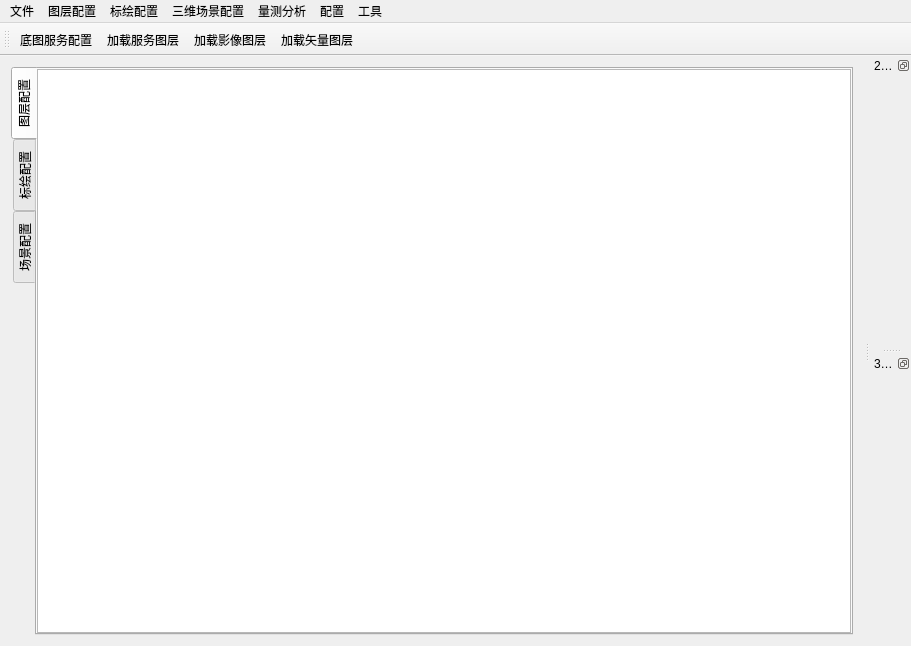
<?xml version="1.0" encoding="UTF-8"?>
<ui version="4.0">
 <class>tsbhsUI</class>
 <widget class="QMainWindow" name="tsbhsUI">
  <property name="geometry">
   <rect>
    <x>0</x>
    <y>0</y>
    <width>911</width>
    <height>646</height>
   </rect>
  </property>
  <property name="windowTitle">
   <string>XX态势标绘与推演系统</string>
  </property>
  <widget class="QWidget" name="centralWidget">
   <layout class="QVBoxLayout" name="verticalLayout1">
    <item>
     <widget class="QTabWidget" name="Widget_1">
      <property name="contextMenuPolicy">
       <enum>Qt::CustomContextMenu</enum>
      </property>
      <property name="tabPosition">
       <enum>QTabWidget::West</enum>
      </property>
      <property name="currentIndex">
       <number>0</number>
      </property>
      <widget class="QTreeView" name="treeView">
       <property name="autoFillBackground">
        <bool>false</bool>
       </property>
       <property name="editTriggers">
        <set>QAbstractItemView::EditKeyPressed</set>
       </property>
       <attribute name="title">
        <string>图层配置</string>
       </attribute>
      </widget>
      <widget class="QTreeView" name="treeView_2">
       <property name="editTriggers">
        <set>QAbstractItemView::EditKeyPressed</set>
       </property>
       <attribute name="title">
        <string>标绘配置</string>
       </attribute>
      </widget>
      <widget class="QTreeView" name="treeView_3">
       <property name="editTriggers">
        <set>QAbstractItemView::EditKeyPressed</set>
       </property>
       <attribute name="title">
        <string>场景配置</string>
       </attribute>
      </widget>
     </widget>
    </item>
   </layout>
  </widget>
  <widget class="QMenuBar" name="menuBar">
   <property name="geometry">
    <rect>
     <x>0</x>
     <y>0</y>
     <width>911</width>
     <height>23</height>
    </rect>
   </property>
   <widget class="QMenu" name="menu_2">
    <property name="title">
     <string>文件</string>
    </property>
    <addaction name="loadFile"/>
    <addaction name="saveFile"/>
    <addaction name="saveAsFile"/>
    <addaction name="separator"/>
    <addaction name="exitApp"/>
   </widget>
   <widget class="QMenu" name="menu11">
    <property name="title">
     <string>图层配置</string>
    </property>
    <addaction name="action_mapconfig"/>
    <addaction name="addServiceLayer_action"/>
    <addaction name="addImageLayer_action"/>
    <addaction name="addVecLayer_action"/>
   </widget>
   <widget class="QMenu" name="menu">
    <property name="title">
     <string>标绘配置</string>
    </property>
   </widget>
   <widget class="QMenu" name="menu_3">
    <property name="title">
     <string>三维场景配置</string>
    </property>
   </widget>
   <widget class="QMenu" name="menu_4">
    <property name="title">
     <string>量测分析</string>
    </property>
   </widget>
   <widget class="QMenu" name="menu_5">
    <property name="title">
     <string>配置</string>
    </property>
    <addaction name="actionlayer"/>
    <addaction name="actionbiaohui"/>
    <addaction name="actionscene"/>
   </widget>
   <widget class="QMenu" name="menu_6">
    <property name="title">
     <string>工具</string>
    </property>
    <addaction name="actionmeasurement"/>
    <addaction name="action2D3Dlink"/>
   </widget>
   <addaction name="menu_2"/>
   <addaction name="menu11"/>
   <addaction name="menu"/>
   <addaction name="menu_3"/>
   <addaction name="menu_4"/>
   <addaction name="menu_5"/>
   <addaction name="menu_6"/>
  </widget>
  <widget class="QToolBar" name="mainToolBar">
   <property name="enabled">
    <bool>true</bool>
   </property>
   <property name="toolButtonStyle">
    <enum>Qt::ToolButtonTextUnderIcon</enum>
   </property>
   <attribute name="toolBarArea">
    <enum>TopToolBarArea</enum>
   </attribute>
   <attribute name="toolBarBreak">
    <bool>false</bool>
   </attribute>
   <addaction name="action_mapconfig"/>
   <addaction name="addServiceLayer_action"/>
   <addaction name="addImageLayer_action"/>
   <addaction name="addVecLayer_action"/>
  </widget>
  <widget class="QDockWidget" name="dockWidget">
   <property name="features">
    <set>QDockWidget::DockWidgetFloatable|QDockWidget::DockWidgetMovable</set>
   </property>
   <property name="allowedAreas">
    <set>Qt::BottomDockWidgetArea|Qt::RightDockWidgetArea|Qt::TopDockWidgetArea</set>
   </property>
   <property name="windowTitle">
    <string>2D_场景</string>
   </property>
   <attribute name="dockWidgetArea">
    <number>2</number>
   </attribute>
  </widget>
  <widget class="QDockWidget" name="dockWidget_2">
   <property name="features">
    <set>QDockWidget::DockWidgetFloatable|QDockWidget::DockWidgetMovable</set>
   </property>
   <property name="windowTitle">
    <string>3D_场景</string>
   </property>
   <attribute name="dockWidgetArea">
    <number>2</number>
   </attribute>
  </widget>
  <action name="action_mapconfig">
   <property name="icon">
    <iconset resource="Tsbhs.qrc">
     <normaloff>:/Tsbhs/Resources/map1.png</normaloff>:/Tsbhs/Resources/map1.png</iconset>
   </property>
   <property name="text">
    <string>底图服务配置</string>
   </property>
  </action>
  <action name="addServiceLayer_action">
   <property name="icon">
    <iconset resource="Tsbhs.qrc">
     <normaloff>:/Tsbhs/Resources/map2.png</normaloff>:/Tsbhs/Resources/map2.png</iconset>
   </property>
   <property name="text">
    <string>加载服务图层</string>
   </property>
  </action>
  <action name="addImageLayer_action">
   <property name="icon">
    <iconset resource="Tsbhs.qrc">
     <normaloff>:/Tsbhs/Resources/map3.png</normaloff>:/Tsbhs/Resources/map3.png</iconset>
   </property>
   <property name="text">
    <string>加载影像图层</string>
   </property>
  </action>
  <action name="addVecLayer_action">
   <property name="icon">
    <iconset resource="Tsbhs.qrc">
     <normaloff>:/Tsbhs/Resources/map4.png</normaloff>:/Tsbhs/Resources/map4.png</iconset>
   </property>
   <property name="text">
    <string>加载矢量图层</string>
   </property>
  </action>
  <action name="saveFile">
   <property name="text">
    <string>保存</string>
   </property>
  </action>
  <action name="saveAsFile">
   <property name="enabled">
    <bool>true</bool>
   </property>
   <property name="text">
    <string>另存为</string>
   </property>
  </action>
  <action name="loadFile">
   <property name="text">
    <string>打开</string>
   </property>
  </action>
  <action name="exitApp">
   <property name="text">
    <string>退出</string>
   </property>
  </action>
  <action name="actionmeasurement">
   <property name="checkable">
    <bool>true</bool>
   </property>
   <property name="checked">
    <bool>true</bool>
   </property>
   <property name="text">
    <string>测量分析</string>
   </property>
  </action>
  <action name="actionlayer">
   <property name="checkable">
    <bool>true</bool>
   </property>
   <property name="checked">
    <bool>true</bool>
   </property>
   <property name="text">
    <string>图层配置</string>
   </property>
  </action>
  <action name="actionbiaohui">
   <property name="checkable">
    <bool>true</bool>
   </property>
   <property name="checked">
    <bool>true</bool>
   </property>
   <property name="text">
    <string>标绘配置</string>
   </property>
  </action>
  <action name="actionscene">
   <property name="checkable">
    <bool>true</bool>
   </property>
   <property name="checked">
    <bool>true</bool>
   </property>
   <property name="text">
    <string>场景配置</string>
   </property>
  </action>
  <action name="action2D3Dlink">
   <property name="checkable">
    <bool>true</bool>
   </property>
   <property name="text">
    <string>二三维联动</string>
   </property>
  </action>
 </widget>
 <layoutdefault spacing="6" margin="11"/>
 <resources>
  <include location="Tsbhs.qrc"/>
 </resources>
 <connections/>
</ui>
